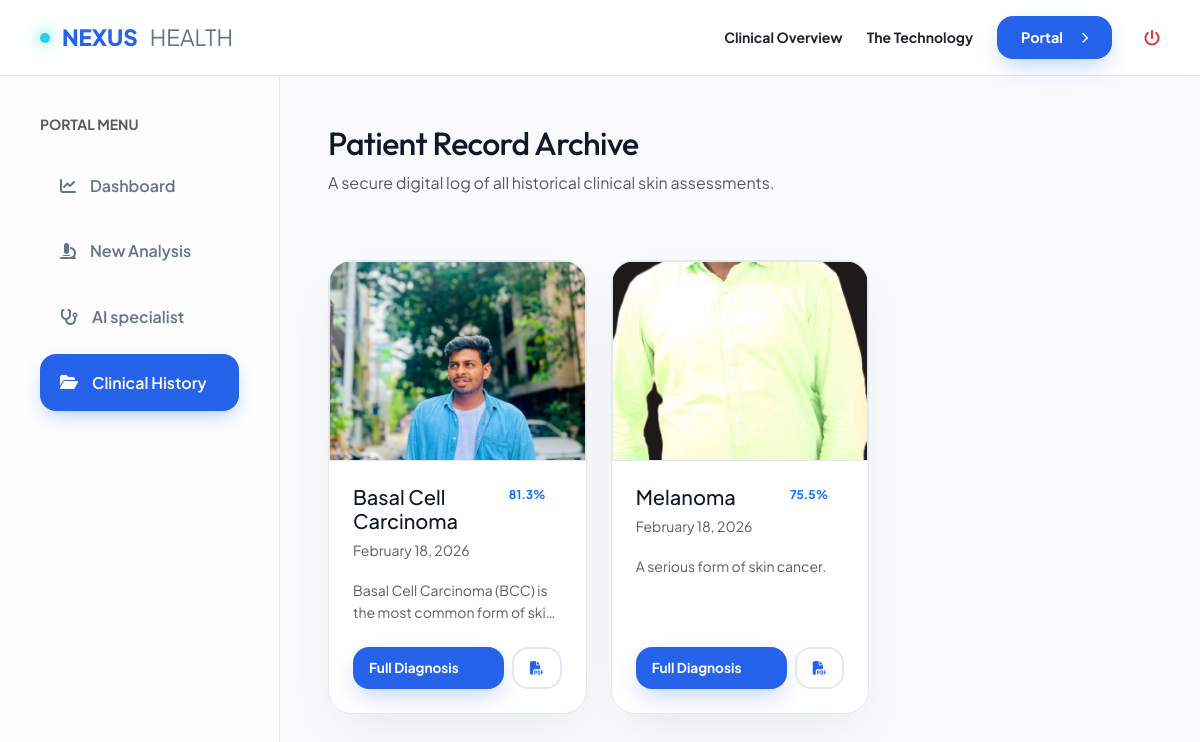
The page /history (signed in) on the database its author committed.
### app.py (models this page shows)
class Prediction(db.Model):
    id = db.Column(db.Integer, primary_key=True)
    user_id = db.Column(db.Integer, db.ForeignKey('user.id'), nullable=False)
    image_path = db.Column(db.String(255), nullable=False)
    predicted_class = db.Column(db.String(100), nullable=False)
    confidence = db.Column(db.Float, nullable=False)
    description = db.Column(db.Text)
    suggested_action = db.Column(db.String(255))
    created_at = db.Column(db.DateTime, default=datetime.utcnow)

### app.py (the view)
@app.route('/history')
@login_required
def history():
    predictions = Prediction.query.filter_by(user_id=current_user.id).order_by(Prediction.created_at.desc()).all()
    return render_template('dashboard/history.html', predictions=predictions)

### app.py (called while the page is built)
@login_manager.user_loader
def load_user(user_id):
    return User.query.get(int(user_id))

### templates/dashboard/history.html (shortened to what this page needs)
{% extends 'base.html' %}
{% block content %}
<div class="portal-layout">
    <aside class="portal-sidebar">
        <div class="mb-5 px-3">
            <h6 class="text-uppercase small fw-bold text-muted mb-4">Portal Menu</h6>
            <a href="{{ url_for('dashboard') }}" class="sidebar-link">
                <i class="fas fa-chart-line"></i> Dashboard
            </a>
            <a href="{{ url_for('predict') }}" class="sidebar-link">
                <i class="fas fa-microscope"></i> New Analysis
            </a>
            <a href="{{ url_for('chatbot') }}" class="sidebar-link">
                <i class="fas fa-stethoscope"></i> AI specialist
            </a>
            <a href="{{ url_for('history') }}" class="sidebar-link active">
                <i class="fas fa-folder-open"></i> Clinical History
            </a>
        </div>
    </aside>
    <main class="p-4 p-lg-5">
        <div class="d-flex justify-content-between align-items-center mb-5">
            <div>
                <h1 class="h2">Patient Record Archive</h1>
                <p class="text-muted">A secure digital log of all historical clinical skin assessments.</p>
            </div>
        </div>
        {% if predictions %}
        <div class="row g-4">
            {% for pred in predictions %}
            <div class="col-md-6 col-xl-4 animate-up">
                <div class="nexus-card p-0 overflow-hidden d-flex flex-column h-100">
                    <div class="img-frame" style="height: 200px; border-radius: 0;">
                        <img src="/{{ pred.image_path }}" alt="Scan Record">
                    </div>
                    <div class="p-4 flex-grow-1 d-flex flex-column">
                        <div class="d-flex justify-content-between align-items-start mb-3">
                            <div>
                                <h5 class="mb-1">{{ pred.predicted_class }}</h5>
                                <span class="small text-muted">{{ pred.created_at.strftime('%B %d, %Y') }}</span>
                            </div>
                            <span class="badge rounded-pill bg-primary-soft text-primary px-3">{{
                                "%.1f"|format(pred.confidence) }}%</span>
                        </div>
                        <p class="small text-muted mb-4"
                            style="display: -webkit-box; -webkit-line-clamp: 2; line-clamp: 2; -webkit-box-orient: vertical; overflow: hidden;">
                            {{ pred.description }}
                        </p>
                        <div class="mt-auto d-flex gap-2">
                            <a href="{{ url_for('result') }}" class="btn-clinical py-2 px-3 small w-100"
                                style="font-size: 0.85rem;">
                                Full Diagnosis
                            </a>
                            <a href="{{ url_for('download_report', id=pred.id) }}"
                                class="btn-clinical-outline py-2 px-3 small" style="font-size: 0.85rem;">
                                <i class="fas fa-file-pdf"></i>
                            </a>
                        </div>
                    </div>
                </div>
            </div>
            {% endfor %}
        </div>
        {% endif %}
    </main>
</div>
{% endblock %}

### templates/base.html (shortened to what this page needs)
<!DOCTYPE html>
<html lang="en" data-theme="light">
<head>
    <link rel="stylesheet" href="https://cdnjs.cloudflare.com/ajax/libs/font-awesome/6.4.0/css/all.min.css">
    <link rel="stylesheet" href="https://cdn.jsdelivr.net/npm/bootstrap@5.3.0/dist/css/bootstrap.min.css">
    <link rel="stylesheet" href="{{ url_for('static', filename='css/modern.css') }}">
</head>
<body>
    <nav class="nav-portal">
        <a href="{{ url_for('home') }}" class="brand-nexus">
            <div class="brand-dot"></div>
            NEXUS <span style="font-weight: 400; color: var(--medical-text-muted)">HEALTH</span>
        </a>
        <div class="d-flex align-items-center gap-4">
            <a href="{{ url_for('home') }}"
                class="small fw-bold text-decoration-none text-dark d-none d-md-block">Clinical Overview</a>
            <a href="{{ url_for('about') }}" class="small fw-bold text-decoration-none text-dark d-none d-md-block">The
                Technology</a>
            {% if current_user.is_authenticated %}
            <a href="{{ url_for('dashboard') }}" class="btn-clinical" style="padding: 10px 24px; font-size: 0.9rem;">
                Portal <i class="fas fa-chevron-right ms-2" style="font-size: 0.7rem;"></i>
            </a>
            <a href="{{ url_for('logout') }}" class="text-danger ms-2"><i class="fas fa-power-off"></i></a>
            {% else %}
            <a href="{{ url_for('login') }}" class="small fw-bold text-decoration-none text-dark">Login</a>
            <a href="{{ url_for('register') }}" class="btn-clinical" style="padding: 10px 24px; font-size: 0.9rem;">Join
                the Nexus</a>
            {% endif %}
        </div>
    </nav>
    <div class="content-wrapper">
        {% block content %}{% endblock %}
    </div>
</body>
</html>

### static/css/modern.css (style rules this page uses)
:root { --primary: #2563eb; --primary-soft: rgba(37, 99, 235, 0.1); --secondary: #0ea5e9; --accent: #22d3ee; --medical-bg: #f8fafc; --medical-surface: #ffffff; --medical-text: #0f172a; --medical-text-muted: #64748b; --medical-border: #e2e8f0; --medical-success: #10b981; --medical-danger: #ef4444; --medical-warning: #f59e0b; --glass: rgba(255, 255, 255, 0.85); --shadow-premium: 0 20px 50px -12px rgba(15, 23, 42, 0.08); --transition: all 0.4s cubic-bezier(0.4, 0, 0.2, 1); }
* { margin: 0; padding: 0; box-sizing: border-box; }
body { font-family: 'Plus Jakarta Sans', sans-serif; background: var(--medical-bg); color: var(--medical-text); line-height: 1.6; }
h1, h2, h3, h4 { font-family: 'Outfit', sans-serif; font-weight: 700; letter-spacing: -0.02em; }
.nav-portal { background: var(--glass); backdrop-filter: blur(12px); -webkit-backdrop-filter: blur(12px); border-bottom: 1px solid var(--medical-border); padding: 1rem 2.5rem; position: sticky; top: 0; z-index: 1000; display: flex; justify-content: space-between; align-items: center; }
.brand-nexus { display: flex; align-items: center; gap: 12px; font-size: 1.4rem; font-weight: 800; color: var(--primary); text-decoration: none; }
.brand-dot { width: 10px; height: 10px; background: var(--accent); border-radius: 50%; box-shadow: 0 0 15px var(--accent); }
.nexus-card { background: var(--medical-surface); border: 1px solid var(--medical-border); border-radius: 24px; padding: 2.5rem; box-shadow: var(--shadow-premium); transition: var(--transition); position: relative; overflow: hidden; }
.portal-layout { display: grid; grid-template-columns: 280px 1fr; min-height: 100vh; }
.portal-sidebar { background: #fdfdfe; border-right: 1px solid var(--medical-border); padding: 2.5rem 1.5rem; display: flex; flex-direction: column; }
.sidebar-link { display: flex; align-items: center; gap: 14px; padding: 16px 20px; color: var(--medical-text-muted); text-decoration: none; border-radius: 16px; font-weight: 600; transition: var(--transition); margin-bottom: 8px; }
.sidebar-link:hover, .sidebar-link.active { background: var(--primary); color: white; box-shadow: 0 8px 20px -6px rgba(37, 99, 235, 0.4); }
.btn-clinical { background: var(--primary); color: white; padding: 14px 32px; border-radius: 16px; font-weight: 700; border: none; cursor: pointer; transition: var(--transition); text-decoration: none; display: inline-flex; align-items: center; gap: 10px; box-shadow: 0 10px 25px -5px rgba(37, 99, 235, 0.3); }
.btn-clinical-outline { background: white; color: var(--primary); border: 2px solid var(--medical-border); padding: 12px 28px; border-radius: 16px; font-weight: 700; text-decoration: none; transition: var(--transition); }
.img-frame { width: 100%; border-radius: 20px; overflow: hidden; background: #f1f5f9; border: 1px solid var(--medical-border); position: relative; aspect-ratio: 16/9; }
.img-frame img { width: 100%; height: 100%; object-fit: cover; transition: var(--transition); }
.animate-up { animation: slideUp 0.8s cubic-bezier(0.4, 0, 0.2, 1) forwards; }

### rows shown on the page
Prediction: image_path (picture), predicted_class "Basal Cell Carcinoma", created_at "February 18, 2026", confidence "81.3", description "Basal Cell Carcinoma (BCC) is the most common form of…"
Prediction: image_path (picture), predicted_class "Melanoma", created_at "February 18, 2026", confidence "75.5", description "A serious form of skin cancer."
